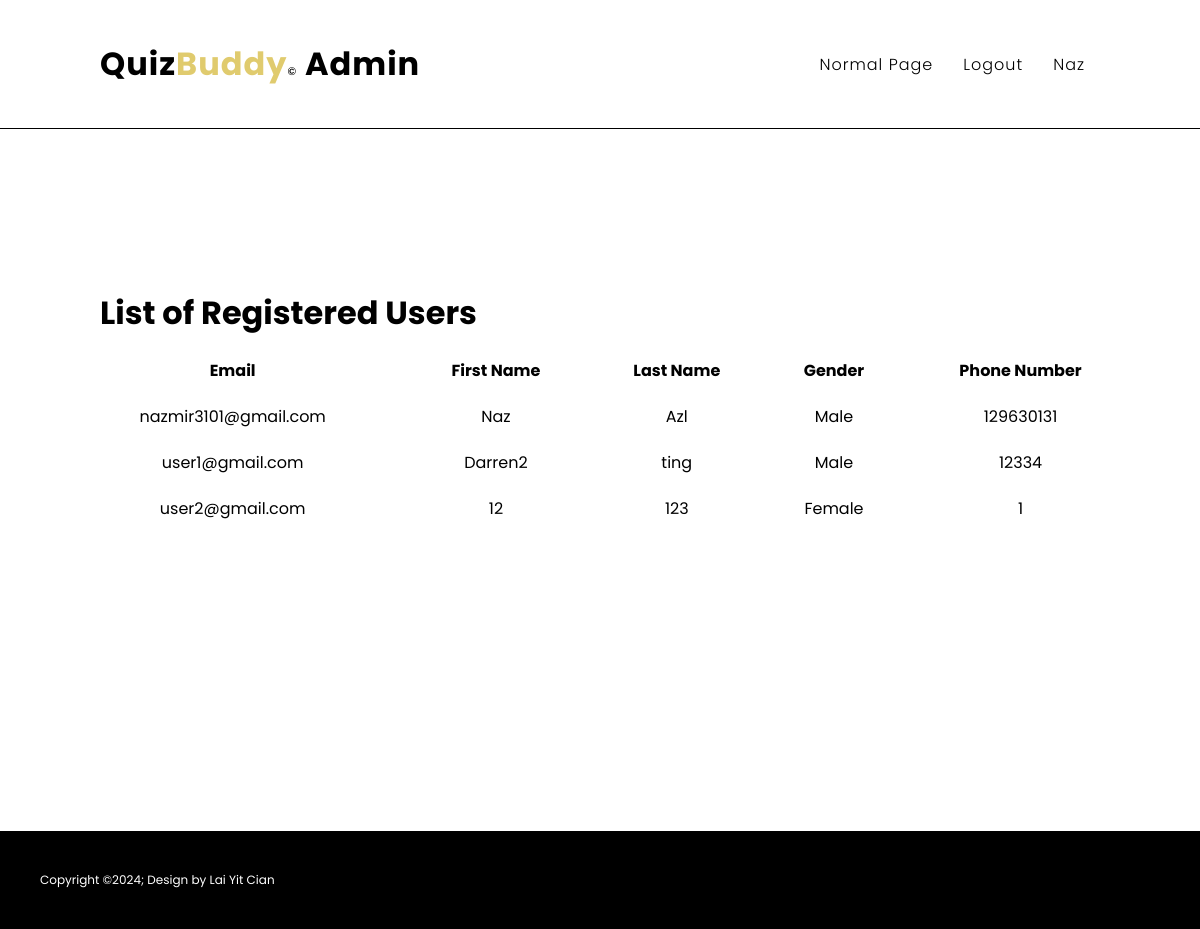
The page /admin/users.php (signed in) on the database its author committed.
### tables this page shows
CREATE TABLE `2test` (
  `e_mail` varchar(22) NOT NULL,
  `f_name` varchar(22) NOT NULL,
  `l_name` varchar(22) NOT NULL,
  `g_ender` varchar(22) NOT NULL,
  `c_address` int(22) NOT NULL,
  `a_ddress` varchar(22) NOT NULL,
  `p_assword` varchar(22) NOT NULL,
  `re_pass` varchar(22) NOT NULL,
  `is_admin` tinyint(1) DEFAULT 0
);

### admin/viewusers.php (the view)
<?php include 'header.php'; ?>
<?php
    include 'db.php';
    echo '<div class="section-latest">';
    echo "<h1 class='quizh1'>List of Registered Users</h1>";
    echo "<table class='searchingquiz'>";
    echo "<tr>
            <th>Email</th>
            <th>First Name</th>
            <th>Last Name</th>
            <th>Gender</th>
            <th>Phone Number</th>
        </tr>";
    $SQLshow="SELECT * from 2test";
    $run=mysqli_query($con,$SQLshow);
    while($data=mysqli_fetch_array($run))
        {
            echo "<tr><td>".$data['e_mail']."</td>
                    <td>".$data['f_name']."</td>
                    <td>".$data['l_name']."</td>
                    <td>".$data['g_ender']."</td>
                    <td>".$data['c_address']."</td>
                <tr>";
        }
    echo "</table>";
    echo "</div>";
?>

### admin/users.php (shortened to what this page needs)
<!DOCTYPE html>
<html lang="en">
<head>
    <link rel="stylesheet" href="style.css">
</head>
<body>
        <?php include 'viewusers.php'; ?>
    <?php include 'footer.php'; ?>
</body>
</html>

### admin/header.php (shortened to what this page needs)
<header>
    <a href="index.php" class="logo1">Quiz<span class="c1">Buddy</span><span class="c3">&copy;</span><span class="c2"> Admin</span></a>
    <ul>
        <li>
            <a href="../website.php">Normal Page</a>
        </li>
        <?php if(isset($_SESSION['f_name'])) {?>
            <li><a href="logout.php" class="fa fa-sign-out">Logout</a></li>
            <div>
                <li>
                    <a class="username" href="../user_profile_pg.php"><?= $_SESSION['f_name']?></a></li>
            </div>
        <?php } else {?>
            <li><a href="login.php">Login</a></li>
        <?php }?>
    </ul>
</header>

### admin/footer.php
<footer>
    <div class="footerBottom">
        <p>Copyright &copy;2024; Design by Lai Yit Cian</p>
    </div>
</footer>

### admin/style.css (style rules this page uses)
* { margin: 0; padding: 0; box-sizing: border-box; font-family: 'Poppins', sans-serif; }
body { background: #fff; min-height: auto; }
header { top: 0; left: 0; width: 100%; display: flex; justify-content: space-between; align-items: center; transition: 0.6s; padding: 40px 100px; z-index: 100000; border-bottom: 1px solid black; background-color: #fff; }
header .logo1 { user-select: none; -webkit-user-select: none; -moz-user-select: none; position: relative; font-weight: 700; color: black; text-decoration: none; font-size: 2em; letter-spacing: 1px; transition: opacity 0.3s ease; }
header ul { position: relative; display: flex; justify-content: center; align-items: center; }
header ul li { position: relative; list-style: none; transition: text-decoration-line underline ease; transition: opacity 0.05s ease; }
header ul li a { box-sizing: inherit; position: relative; font-weight: 300; margin: 0 15px; text-decoration: none; color: black; letter-spacing: 1px; }
header ul li .username { text-transform: capitalize; box-sizing: inherit; position: relative; font-weight: 300; margin: 0 15px; text-decoration: none; color: black; letter-spacing: 1px; }
span.c1 { color: #e0cb6e; }
.c2 { color: black; }
.c3 { color: black; font-weight: 500; font-size: 11px; }
.footerBottom { position: relative; clear: both; position: relative; width: 100%; padding: 40px; background-color: black; color: white; font-size: 12px; }
.c2 { font-weight: 700; }
.section-latest { margin-left: 0px; margin-top: 160px; min-width:100vh; background-size: cover; background-position: center; align-items: center; min-height: calc(100vh - 211px - 47.5px); }
.section-latest .searchingquiz { width: 90%; border: 0px solid; }
.quizh1 { margin-left: 100px; margin-bottom: 10px; }

### admin/users.php (style rules this page uses)
table { margin: 0 auto; border-collapse: collapse; }
th, td { text-align: center; border: 1px solid white; padding: 10px; }

### rows shown on the page
2test: e_mail "nazmir3101@gmail.com", f_name "Naz", l_name "Azl", g_ender "Male", c_address "129630131"
2test: e_mail "user1@gmail.com", f_name "Darren2", l_name "ting", g_ender "Male", c_address "12334"
2test: e_mail "user2@gmail.com", f_name "12", l_name "123", g_ender "Female", c_address "1"

### other values the page prints
$_SESSION['f_name'] "Naz"
